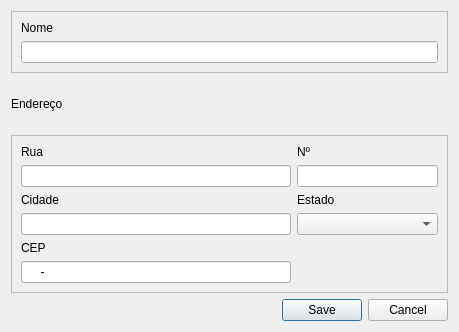
<?xml version="1.0" encoding="UTF-8"?>
<ui version="4.0">
 <class>Dialog</class>
 <widget class="QDialog" name="Dialog">
  <property name="geometry">
   <rect>
    <x>0</x>
    <y>0</y>
    <width>459</width>
    <height>332</height>
   </rect>
  </property>
  <property name="minimumSize">
   <size>
    <width>0</width>
    <height>0</height>
   </size>
  </property>
  <property name="maximumSize">
   <size>
    <width>460</width>
    <height>16777215</height>
   </size>
  </property>
  <property name="windowTitle">
   <string>Casa de Festa</string>
  </property>
  <layout class="QGridLayout" name="gridLayout_3">
   <item row="0" column="0" colspan="3">
    <widget class="QFrame" name="frame_2">
     <property name="frameShape">
      <enum>QFrame::StyledPanel</enum>
     </property>
     <property name="frameShadow">
      <enum>QFrame::Raised</enum>
     </property>
     <layout class="QGridLayout" name="gridLayout_2">
      <item row="0" column="0">
       <widget class="QLabel" name="nome_label">
        <property name="text">
         <string>Nome</string>
        </property>
       </widget>
      </item>
      <item row="1" column="0">
       <widget class="QLineEdit" name="nome_lineEdit">
        <property name="maxLength">
         <number>75</number>
        </property>
       </widget>
      </item>
     </layout>
    </widget>
   </item>
   <item row="1" column="0">
    <widget class="QLabel" name="endereco_label">
     <property name="text">
      <string>Endereço</string>
     </property>
    </widget>
   </item>
   <item row="2" column="0" colspan="3">
    <widget class="QFrame" name="frame">
     <property name="frameShape">
      <enum>QFrame::StyledPanel</enum>
     </property>
     <property name="frameShadow">
      <enum>QFrame::Raised</enum>
     </property>
     <layout class="QGridLayout" name="gridLayout" columnstretch="4,1,1">
      <item row="0" column="0">
       <widget class="QLabel" name="rua_label">
        <property name="text">
         <string>Rua</string>
        </property>
       </widget>
      </item>
      <item row="0" column="1">
       <widget class="QLabel" name="n_label">
        <property name="text">
         <string>Nº</string>
        </property>
       </widget>
      </item>
      <item row="1" column="0">
       <widget class="QLineEdit" name="rua_lineEdit">
        <property name="maxLength">
         <number>50</number>
        </property>
       </widget>
      </item>
      <item row="1" column="1" colspan="2">
       <widget class="QLineEdit" name="n_lineEdit">
        <property name="inputMask">
         <string>99999</string>
        </property>
        <property name="maxLength">
         <number>5</number>
        </property>
       </widget>
      </item>
      <item row="2" column="0">
       <widget class="QLabel" name="cidade_label">
        <property name="text">
         <string>Cidade</string>
        </property>
       </widget>
      </item>
      <item row="2" column="1" colspan="2">
       <widget class="QLabel" name="estado_label">
        <property name="text">
         <string>Estado</string>
        </property>
       </widget>
      </item>
      <item row="3" column="0">
       <widget class="QLineEdit" name="cidade_lineEdit">
        <property name="maxLength">
         <number>20</number>
        </property>
       </widget>
      </item>
      <item row="3" column="1" colspan="2">
       <widget class="QComboBox" name="estado_comboBox"/>
      </item>
      <item row="4" column="0">
       <widget class="QLabel" name="cep_label">
        <property name="text">
         <string>CEP</string>
        </property>
       </widget>
      </item>
      <item row="5" column="0">
       <widget class="QLineEdit" name="cep_lineEdit">
        <property name="inputMask">
         <string>99999-999</string>
        </property>
        <property name="maxLength">
         <number>9</number>
        </property>
       </widget>
      </item>
      <item row="5" column="2">
       <spacer name="horizontalSpacer">
        <property name="orientation">
         <enum>Qt::Horizontal</enum>
        </property>
        <property name="sizeHint" stdset="0">
         <size>
          <width>65</width>
          <height>20</height>
         </size>
        </property>
       </spacer>
      </item>
     </layout>
    </widget>
   </item>
   <item row="3" column="1">
    <spacer name="horizontalSpacer_2">
     <property name="orientation">
      <enum>Qt::Horizontal</enum>
     </property>
     <property name="sizeHint" stdset="0">
      <size>
       <width>184</width>
       <height>20</height>
      </size>
     </property>
    </spacer>
   </item>
   <item row="3" column="2">
    <widget class="QDialogButtonBox" name="buttonBox">
     <property name="standardButtons">
      <set>QDialogButtonBox::Cancel|QDialogButtonBox::Save</set>
     </property>
    </widget>
   </item>
  </layout>
 </widget>
 <resources/>
 <connections/>
</ui>
